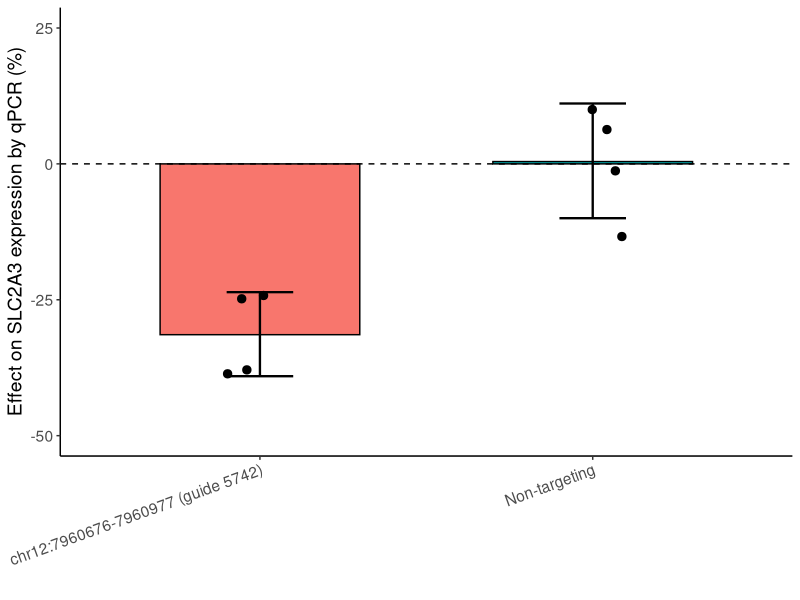

Reproduce this figure in R.
# Fig. 2i: qPCR effect of SLC2A3 distal-element guide #5742 vs a non-targeting guide (n = 4 replicates each).
# From J. Ray's SLC2A3_only.R; values come from jr97a_redos_k562_qpcr_validation_percentkd_qced_JRedit.xlsx
# (sheet "SLC2A3"). The element is labelled in hg38 coordinates, as in the manuscript.
# usage: Rscript plot_slc2a3_qpcr.R <output.pdf>
suppressPackageStartupMessages(library(ggplot2))
args <- commandArgs(trailingOnly = TRUE)
element_label <- "chr12:7960676-7960977 (guide 5742)"

replicate_values <- data.frame(
  Sample = rep(c(element_label, "Non-targeting"), each = 4),
  Value = c(-24.25684088, -38.52006691, -24.94929652, -37.97432223,   # guide 5742
            -13.55002211, 6.3770917, -1.32972055, 10.2048334))        # non-targeting
summary_values <- data.frame(
  Sample = c(element_label, "Non-targeting"),
  Mean = c(-31.42513164, 0.42554561),
  CI_low = c(-39.06, -9.995617519),
  CI_up = c(-23.6, 11.1057009))

# guide first, as in the manuscript
sample_order <- c(element_label, "Non-targeting")
replicate_values$Sample <- factor(replicate_values$Sample, levels = sample_order)
summary_values$Sample <- factor(summary_values$Sample, levels = sample_order)

slc2a3_qpcr_plot <- ggplot(summary_values, aes(x = Sample, y = Mean, fill = Sample)) +
  geom_bar(stat = "identity", width = 0.6, color = "black") +
  geom_errorbar(aes(ymin = CI_low, ymax = CI_up), width = 0.2, linewidth = 0.8) +
  geom_jitter(data = replicate_values, aes(x = Sample, y = Value), width = 0.1, size = 2.5,
              shape = 21, fill = "black", color = "black") +
  geom_hline(yintercept = 0, linetype = "dashed") +
  ylim(-50, 25) +
  labs(y = "Effect on SLC2A3 expression by qPCR (%)", x = "") +
  theme_classic() +
  theme(text = element_text(size = 14), axis.text.x = element_text(angle = 20, hjust = 1), legend.position = "none") +
  scale_fill_manual(values = c("#F8766D", "#00BFC4"))
ggsave(args[1], slc2a3_qpcr_plot, width = 4, height = 5)
